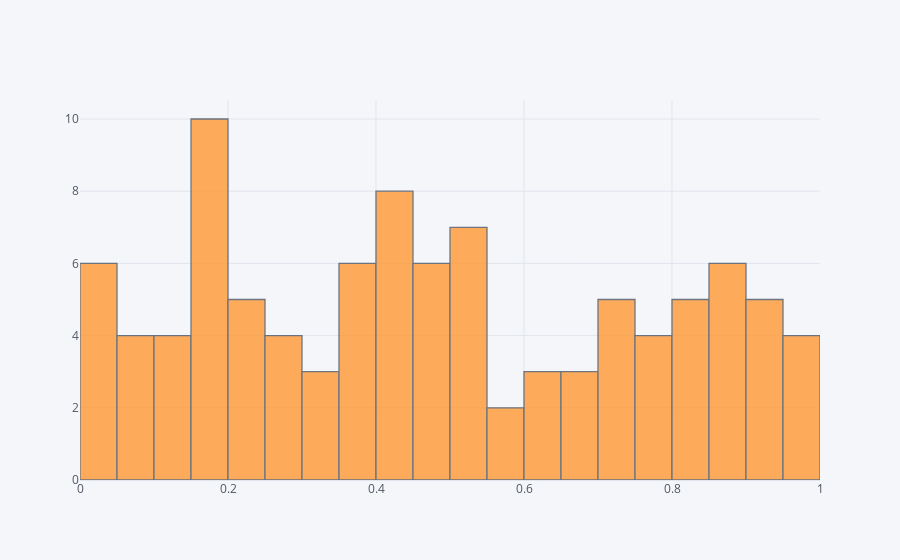

Here is the notebook cell this chart was saved with:
### Code cell
df['A'].iplot(kind='hist',bins=30)

### Figure 1 — Plotly figure (JSON) as saved in the notebook; plotly's stock layout.template omitted (floating-point values rounded to 4 significant figures)
{"data": [{"histfunc": "count", "histnorm": "", "marker": {"color": "rgba(255, 153, 51, 1.0)", "line": {"color": "#4D5663", "width": 1.3}}, "name": "A", "nbinsx": 30, "opacity": 0.8, "orientation": "v", "type": "histogram", "x": [0.762, 0.3832, 0.5269, 0.8275, 0.8893, 0.3193, 0.289, 0.7404, 0.1226, 0.4493, 0.03269, 0.5934, 0.007759, 0.7456, 0.4502, 0.3917, 0.95, 0.4032, 0.4043, 0.9296, 0.264, 0.04511, 0.1957, 0.6461, 0.415, 0.7259, 0.2444, 0.2371, 0.3909, 0.06322, 0.4975, 0.219, 0.1537, 0.006901, 0.8126, 0.4573, 0.6709, 0.04816, 0.1876, 0.7481, 0.8724, 0.6991, 0.4009, 0.8876, 0.772, 0.7162, 0.3407, 0.2896, 0.5234, 0.1319, 0.4958, 0.03921, 0.3631, 0.1926, 0.4825, 0.1829, 0.5081, 0.4083, 0.7859, 0.1108, 0.2285, 0.962, 0.1365, 0.8078, 0.4877, 0.2518, 0.3967, 0.5055, 0.3661, 0.4189, 0.1763, 0.6919, 0.5439, 0.4482, 0.9133, 0.9218, 0.6428, 0.5041, 0.8662, 0.06146, 0.158, 0.0512, 0.8073, 0.9911, 0.8766, 0.8528, 0.1676, 0.8266, 0.5561, 0.2251, 0.6402, 0.3092, 0.5431, 0.791, 0.9238, 0.07303, 0.152, 0.9831, 0.1931, 0.9917]}], "layout": {"barmode": "overlay", "legend": {"bgcolor": "#F5F6F9", "font": {"color": "#4D5663"}}, "paper_bgcolor": "#F5F6F9", "plot_bgcolor": "#F5F6F9", "title": {"font": {"color": "#4D5663"}}, "xaxis": {"gridcolor": "#E1E5ED", "showgrid": true, "tickfont": {"color": "#4D5663"}, "title": {"font": {"color": "#4D5663"}, "text": ""}, "zerolinecolor": "#E1E5ED"}, "yaxis": {"gridcolor": "#E1E5ED", "showgrid": true, "tickfont": {"color": "#4D5663"}, "title": {"font": {"color": "#4D5663"}, "text": ""}, "zerolinecolor": "#E1E5ED"}}}
